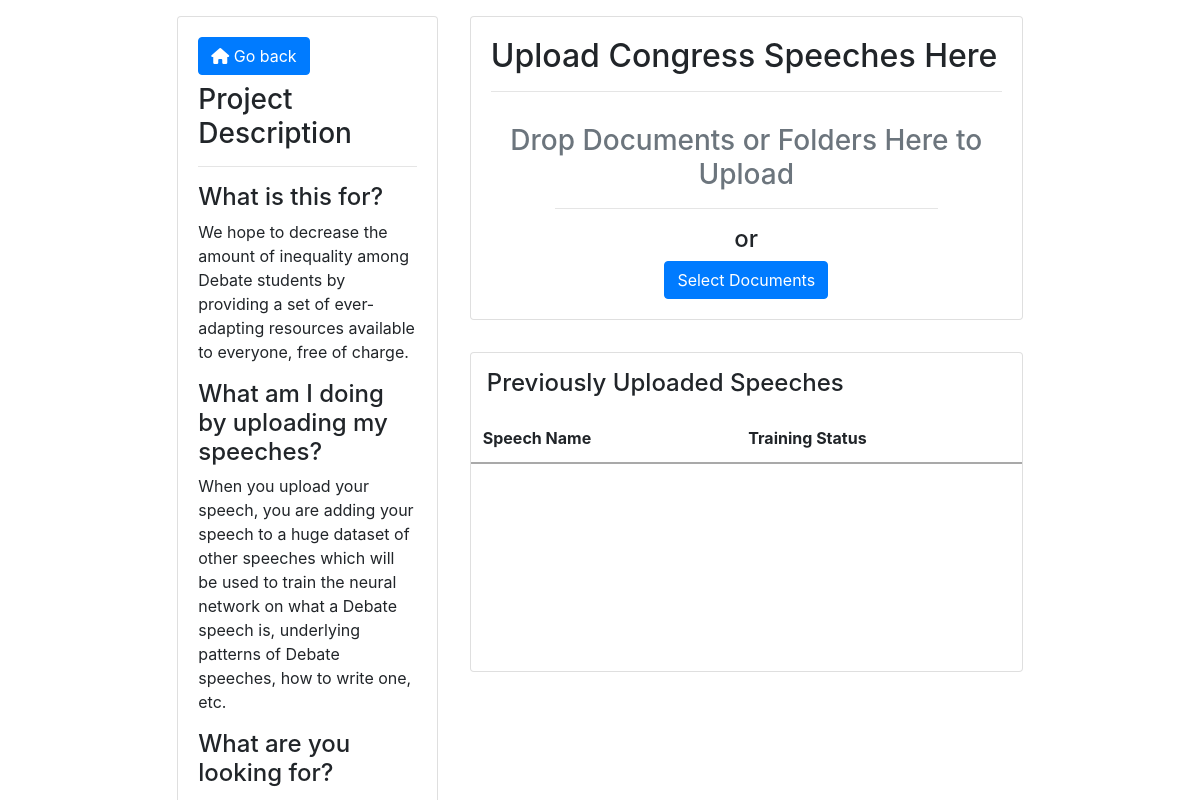
Before: /upload with the older database file.
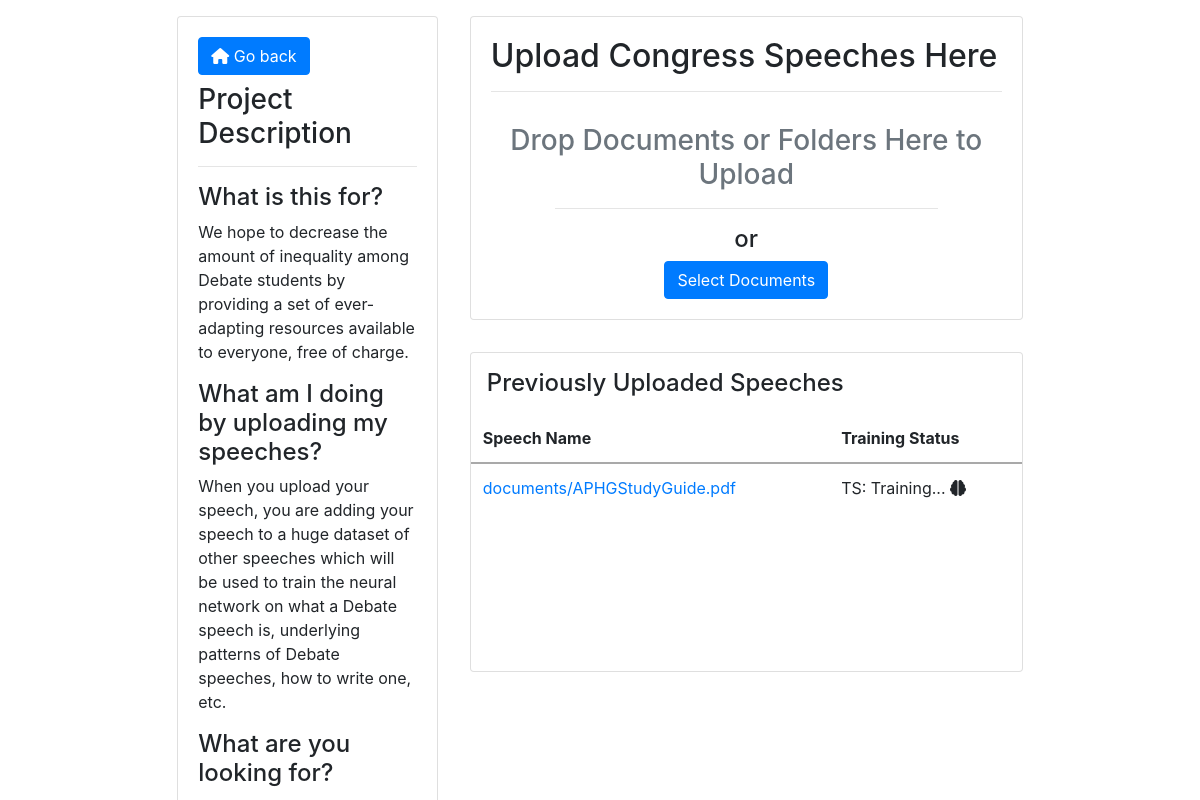
After: the same page with the newer database file.
### uploader/models.py (models this page shows)
class Document(models.Model):
    description = models.CharField(max_length=255, blank=True)
    document = models.FileField(upload_to='documents/')
    uploaded_at = models.DateTimeField(auto_now_add=True)

### uploader/views.py (the view)
# urls.py: path("upload", views.model_form_upload, name="upload")
def model_form_upload(request):
    if request.method == 'POST':
        form = DocumentForm(request.POST, request.FILES)
        if form.is_valid():
            document = form.save()
            data = {'is_valid': True, 'name': document.document.name, 'url': document.document.url}
        else:
            data = {'is_valid': False}
        return JsonResponse(data)
    elif request.method == 'GET':
        form = DocumentForm()
        document_list = Document.objects.all()
    return render(request, 'uploader/model_form_upload.html', {
        'form': form,
        'documents': document_list,
    })

### uploader/templates/uploader/model_form_upload.html (shortened to what this page needs)
{% extends 'uploader/base.html' %}
{% block content %}
<div class="d-flex flex-row justify-content-center">
<div class="d-flex flex-column overflow-auto w-25" style="max-height:100vh;">
    <div class="card m-3">
      <div class="card-body">
          <a href="{% url 'index' %}"><button class="btn btn-primary mb-2">  <i class="fas fa-home"></i> Go back</button></a>
        <h3>Project Description</h3>
        <hr>
        <h4>What is this for?</h4>
        <p>We hope to decrease the amount of inequality among Debate students by providing a set of ever-adapting resources available to everyone, free of charge.</p>
        <h4>What am I doing by uploading my speeches?</h4>
        <p>When you upload your speech, you are adding your speech to a huge dataset of other speeches which will be used to train the neural network on what a Debate speech is, underlying patterns of Debate speeches, how to write one, etc.</p>
        <h4>What are you looking for?</h4>
        <p>We are currently looking for Congress speeches.</p>
      </div>
    </div>
  </div>
  <div class="d-flex flex-column overflow-auto w-50" style="max-height:100vh;">
      <div class="card m-3"">
        <div class="card-body">
          <h2>Upload Congress Speeches Here</h2>
          <hr>
          <div class="well text-muted text-center" style="padding-top: 1rem;">
              <h3>Drop Documents or Folders Here to Upload</h3>
        </div>
        <hr class="w-75">
        <h4 class="text-center">or</h4>
        <div class="text-center">
            <button type="button" class="btn btn-primary js-upload-photos">
                Select Documents
                </button>
        </div>
        </div>
   </div>
   <div class="card m-3 overflow-auto" style="min-height:40vh">
     <h4 class="m-3">Previously Uploaded Speeches</h4>
   <table id="gallery" class="table">
     <thead>
       <tr>
         <th style="border-top: none; border-bottom-color:darkgray;">Speech Name</th>
         <th style="border-top: none; border-bottom-color:darkgray;">Training Status</th>
       </tr>
     </thead>
     <tbody>
       {% for document in documents %}
       <tr>
         <td><a href="{{ document.document.url }}">{{ document.document.name }}</a></td>
         <td>TS: {{ document.document.status }} Training... <i class="fas fa-brain"></i></td>
       </tr>
       {% endfor %}
     </tbody>
   </table>
   </div>
  </div>
</div>
{% endblock %}

Changed rows visible on the page:
added Document: document.name "documents/APHGStudyGuide.pdf"
